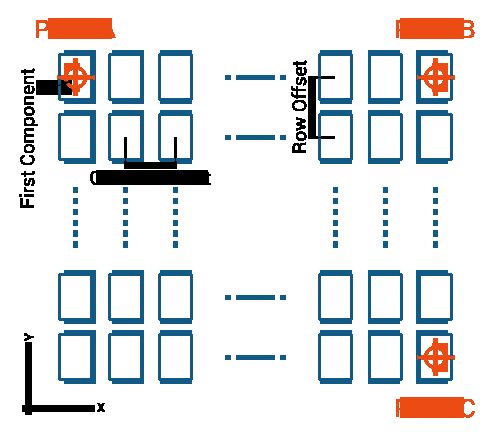
#> input picture console/frontend/src/main/resources/illustrations/rotatedtrayfeeder.png, 493 x 437 px
$ python -i processing.py   (imports and definitions only)
#> lines starting #> are read from the running program, lines starting #| are printed output that depends on the picture; after the words box and inside, x2 and y2 are one past the last pixel; in counts of white or black regions, pixels touching at a corner belong together
#> further down, picture is the input picture: shape (437, 493, 3); mean B, G, R 230.5, 228.4, 226.6
import cv2


class PreviewProcessor:
    """只处理传入图像，供正式算法替换；结果不作为元件/Mark 定位结论。"""

    def process(self, frame) -> dict:
        gray = cv2.cvtColor(frame, cv2.COLOR_BGR2GRAY)
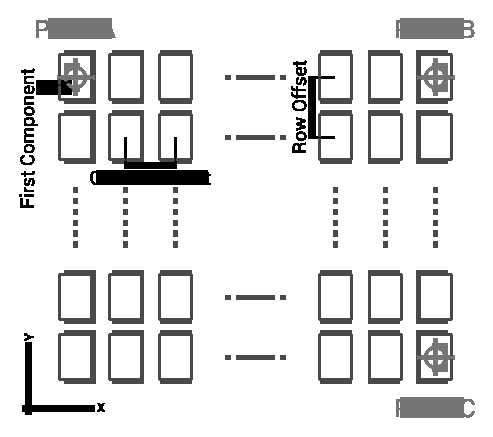
#> gray: shape (437, 493); min 0, max 255, mean 228.1
        blurred = cv2.GaussianBlur(gray, (5, 5), 0)
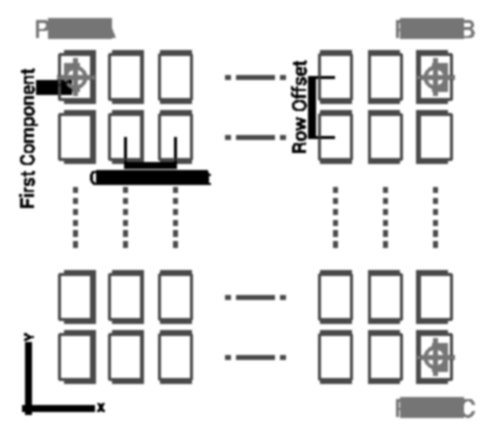
#> blurred: shape (437, 493); min 0, max 255, mean 228.1
        _, mask = cv2.threshold(blurred, 0, 255, cv2.THRESH_BINARY + cv2.THRESH_OTSU)
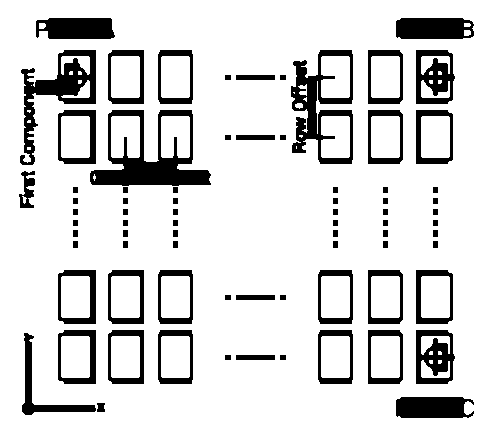
#> mask: shape (437, 493); 85.2% white; 76 black regions
        contours, _ = cv2.findContours(mask, cv2.RETR_LIST, cv2.CHAIN_APPROX_SIMPLE)
#> contours = 130 contours, 22 with area under 20; largest, box (x1, y1, x2, y2) and area: (0, 0, 493, 437) 214512, (89, 109, 212, 187) 6218, (290, 49, 354, 165) 5671, (19, 49, 97, 166) 3482, (57, 329, 97, 385) 2104
        max_area = frame.shape[0] * frame.shape[1] * 0.95
#> max_area = 204668.9
        candidates = [c for c in contours if 30 <= cv2.contourArea(c) <= max_area]
#> candidates = 104 contours; largest, box (x1, y1, x2, y2) and area: (89, 109, 212, 187) 6218, (290, 49, 354, 165) 5671, (19, 49, 97, 166) 3482, (57, 329, 97, 385) 2104, (57, 269, 97, 325) 2104
        candidates = sorted(candidates, key=cv2.contourArea, reverse=True)[:100]
#> candidates = 100 contours; largest, box (x1, y1, x2, y2) and area: (89, 109, 212, 187) 6218, (290, 49, 354, 165) 5671, (19, 49, 97, 166) 3482, (57, 329, 97, 385) 2104, (57, 269, 97, 325) 2104
        annotated = cv2.cvtColor(gray, cv2.COLOR_GRAY2BGR)
        cv2.drawContours(annotated, candidates, -1, (0, 255, 0), 1)
        cv2.putText(annotated, f"Contours: {len(candidates)} (preview)", (10, 24),
                    cv2.FONT_HERSHEY_SIMPLEX, 0.55, (0, 255, 0), 1, cv2.LINE_AA)
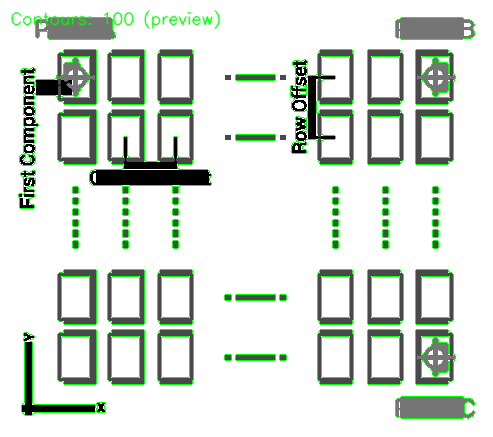
#> annotated: shape (437, 493, 3); mean B, G, R 214.8, 228.3, 214.8
        return {"gray": gray, "threshold": mask, "contours": annotated}

>>> import cv2
>>> picture = cv2.imread('../../../../console/frontend/src/main/resources/illustrations/rotatedtrayfeeder.png')
>>> result = PreviewProcessor().process(picture)
#> result = 3 items
